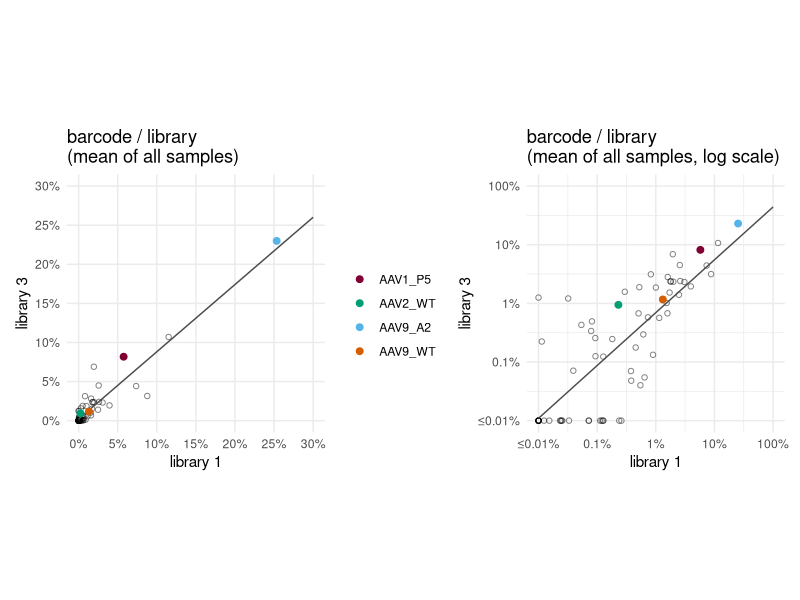
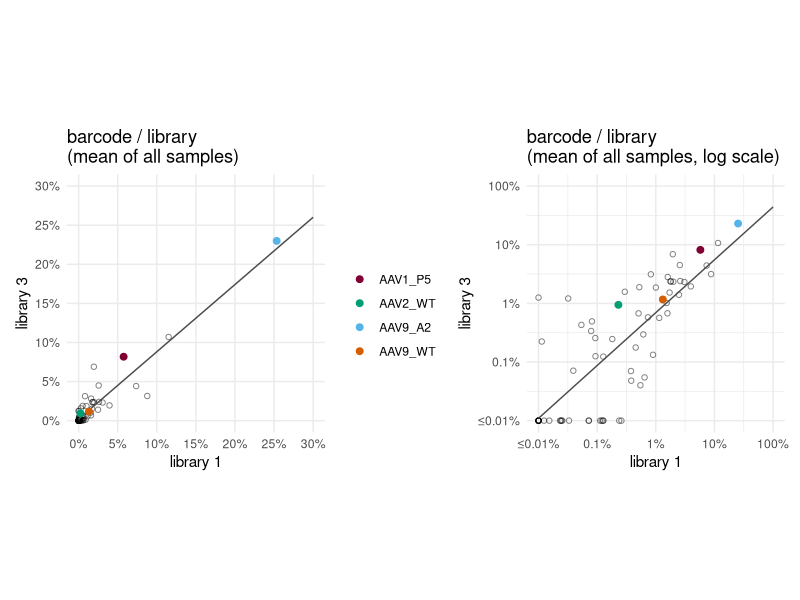

Write the R code that produced these figures, in order.
library(tidyverse)
library(patchwork)

theme_set(theme_minimal())

shared_aavs <- intersect(
  unique(pull(read_csv("tables/AAVlib1_AAV-barcode-counts.csv", col_types = "----c-------"))),
  unique(pull(read_csv("tables/AAVlib3_AAV-barcode-counts.csv", col_types = "----c-------") %>% mutate(AAV_ID = str_replace(AAV_ID, "wt", "_WT")))))

lib1 <- read_csv("tables/AAVlib1_AAV-barcode-counts.csv", col_types = "cccdcd------") %>%
  filter(AAV_ID %in% shared_aavs) %>%
  group_by(set, celltype) %>%
  mutate(total_bc = sum(barcode_count)) %>% ungroup() %>%
  group_by(set, celltype, AAV_ID) %>%
  summarise(fraction = barcode_count / total_bc) %>% ungroup() %>%
  group_by(AAV_ID) %>%
  summarise(mean_fraction = mean(fraction)) %>% ungroup()

lib3 <- read_csv("tables/AAVlib3_AAV-barcode-counts.csv", col_types = "cccdcd------") %>%
  mutate(AAV_ID = str_replace(AAV_ID, "wt", "_WT")) %>%
  filter(AAV_ID %in% shared_aavs) %>%
  filter(!str_detect(set, "vitro")) %>%
  group_by(set, celltype) %>%
  mutate(total_bc = sum(barcode_count)) %>% ungroup() %>%
  group_by(set, celltype, AAV_ID) %>%
  summarise(fraction = barcode_count / total_bc) %>% ungroup() %>%
  group_by(AAV_ID) %>%
  summarise(mean_fraction = mean(fraction)) %>% ungroup()

shared <- full_join(lib1, lib3, by = "AAV_ID", suffix = c("_lib1", "_lib3"))
candidates <- shared %>%
  filter(AAV_ID %in% c("AAV1_P5", "AAV9_A2", "AAV9_WT", "AAV2_WT"))

aav_colors <- c("other" = "gray50")
aav_colors[c("AAV1_P5", "AAV9_A2", "AAV9_WT", "AAV2_WT")] <- c("#800033ff", "#56b4e9ff", "#d55e00ff", "#009e73ff")

p <- shared %>%
  ggplot(aes(x = mean_fraction_lib1, y = mean_fraction_lib3, color = AAV_ID)) +
  geom_point(color = "black", shape = 1, alpha = .5) +
  geom_smooth(method = "lm", color = "gray30", se=F, fullrange=T, size = .51) +
  geom_point(data = candidates, size = 2) +
  scale_x_continuous(labels = scales::percent_format(accuracy = 1), breaks = 0:10/20, limits = c(0, .3)) +
  scale_y_continuous(labels = scales::percent_format(accuracy = 1), breaks = 0:10/20, limits = c(0, .3)) +
  scale_color_manual(values = aav_colors) + 
  coord_fixed() +
  theme(panel.grid.minor = element_blank()) +
  ggtitle("barcode / library\n(mean of all samples)")

p_log <- shared %>%
  mutate(mean_fraction_lib1 = if_else(mean_fraction_lib1 < 1e-4, 1e-4, mean_fraction_lib1),
         mean_fraction_lib3 = if_else(mean_fraction_lib3 < 1e-4, 1e-4, mean_fraction_lib3)) %>%
  ggplot(aes(x = mean_fraction_lib1, y = mean_fraction_lib3, color = AAV_ID)) +
  geom_point(color = "black", shape = 1, alpha = .5) +
  geom_smooth(method = "lm", color = "gray30", se=F, fullrange=T, size = .5) +
  geom_point(data = candidates, size = 2) +
  scale_x_log10(labels = c("100%", "10%", "1%", "0.1%", "≤0.01%"), breaks = 10^-(0:4), limits = c(1e-04, 1)) +
  scale_y_log10(labels = c("100%", "10%", "1%", "0.1%", "≤0.01%"), breaks = 10^-(0:4), limits = c(1e-04, 1)) +
  scale_color_manual(values = aav_colors) + 
  coord_fixed() +
  theme(legend.position = "none") +
  ggtitle("barcode / library\n(mean of all samples, log scale)")

p + p_log &
  labs(x = "library 1",
       y = "library 3",
       color = "")

ggsave("plots/Lib-agreement.png", dpi = 300,
       width = 20, height = 10, units = "cm")

shared %>%
  #mutate_at(vars(contains("fraction")), log1p) %>%
  #filter(mean_fraction_lib1 > 0 & mean_fraction_lib3 > 0) %>%
  {cor.test(.$mean_fraction_lib1, .$mean_fraction_lib3, alternative = "greater", method = "spearman", exact = F)}

shared %>%
  {cor.test(.$mean_fraction_lib1, .$mean_fraction_lib3, alternative = "greater", method = "pearson")}
